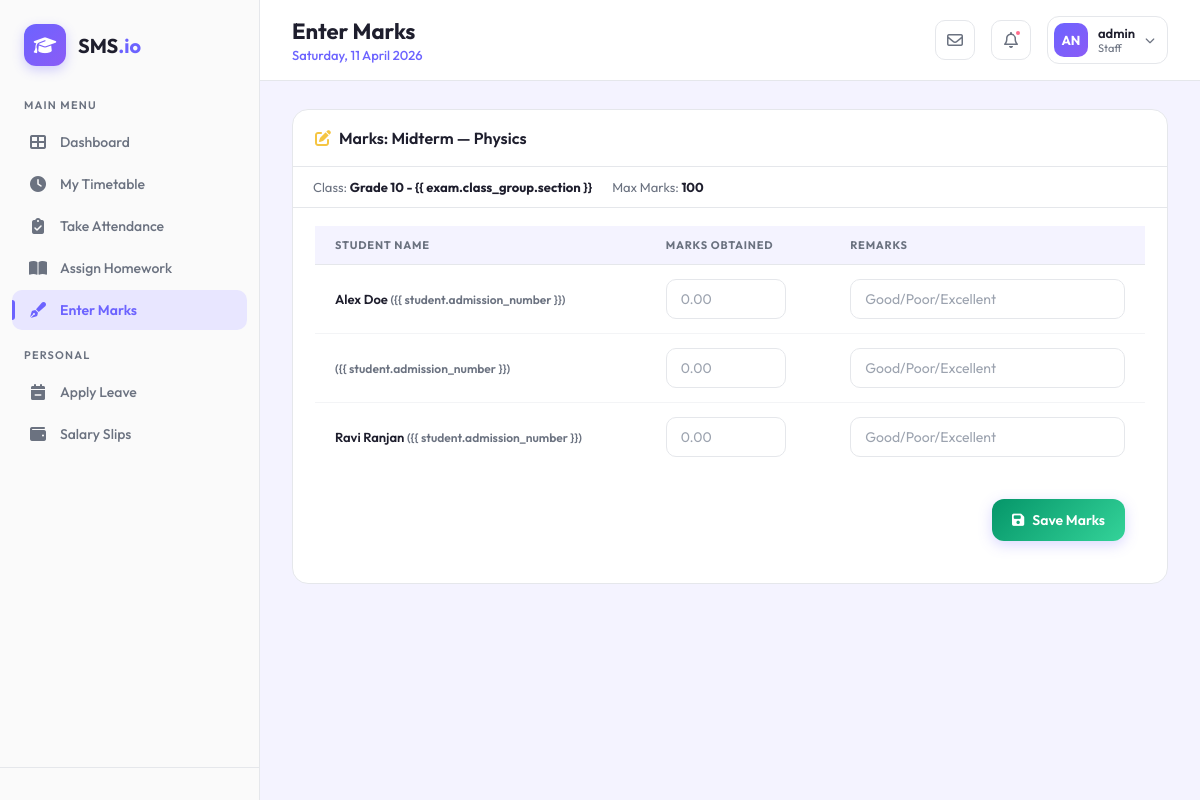
The page /staff/marks/2/ (signed in) on the database its author committed.
### core/models.py (models this page shows, shortened)
class User(AbstractUser):
    class Role(models.TextChoices):
        ADMIN = "ADMIN", "Admin"
        STUDENT = "STUDENT", "Student"
        PARENT = "PARENT", "Parent"
        TEACHER = "TEACHER", "Teacher"
        STAFF = "STAFF", "Staff"
        TRANSPORT_MANAGER = "TRANSPORT_MANAGER", "Transport Manager"
    base_role = Role.ADMIN
    role = models.CharField(max_length=50, choices=Role.choices)

### academics/models.py (models this page shows, shortened)
class Exam(models.Model):
    name = models.CharField(max_length=100)
    date = models.DateField()
    subject = models.ForeignKey(Subject, on_delete=models.CASCADE, related_name='exams')
    class_group = models.ForeignKey(Class, on_delete=models.CASCADE, related_name='exams')
    total_marks = models.PositiveIntegerField()

class Subject(models.Model):
    name = models.CharField(max_length=100)
    code = models.CharField(max_length=20, unique=True)
    classes = models.ManyToManyField(Class, related_name='subjects')
    teacher = models.ForeignKey('staff.Staff', on_delete=models.SET_NULL, null=True, blank=True, related_name='subjects_taught')

class Class(models.Model):
    name = models.CharField(max_length=50)
    section = models.CharField(max_length=5)
    teacher = models.ForeignKey('staff.Staff', on_delete=models.SET_NULL, null=True, blank=True, related_name='class_teacher')
    class Meta:
        unique_together = ('name', 'section')
        verbose_name_plural = "Classes"

### students/models.py (models this page shows, shortened)
class Student(models.Model):
    user = models.OneToOneField(settings.AUTH_USER_MODEL, on_delete=models.CASCADE, related_name='student_profile')
    admission_number = models.CharField(max_length=20, unique=True)
    date_of_birth = models.DateField()
    address = models.TextField()
    current_class = models.ForeignKey('academics.Class', on_delete=models.SET_NULL, null=True, blank=True)
    parents = models.ManyToManyField('students.Parent', related_name='all_children', blank=True)

### staff/views.py (the view, shortened to what this page needs)
# urls.py: path('marks/<int:exam_id>/', views.enter_marks, name='enter_marks'),
@login_required
def enter_marks(request, exam_id):
    exam = get_object_or_404(Exam, id=exam_id)
    students = Student.objects.filter(current_class=exam.class_group)
    existing_grades = Grade.objects.filter(exam=exam, student__in=students)
    grade_map = {grade.student.id: grade for grade in existing_grades}
    for student in students:
        student.current_grade = grade_map.get(student.id)
    return render(request, 'staff/enter_marks.html', {'exam': exam, 'students': students})

### staff/templates/staff/enter_marks.html (shortened to what this page needs)
{% extends 'dashboard_base.html' %}
{% block header_title %}Enter Marks{% endblock %}
{% block user_role %}Staff{% endblock %}
{% block sidebar_nav %}
<a href="{% url 'staff:dashboard' %}" class="nav-item">
    <i class="fas fa-th-large"></i> Dashboard
</a>
<a href="{% url 'staff:timetable' %}" class="nav-item">
    <i class="fas fa-clock"></i> My Timetable
</a>
<a href="{% url 'staff:select_attendance_class' %}" class="nav-item">
    <i class="fas fa-clipboard-check"></i> Take Attendance
</a>
<a href="{% url 'staff:assign_homework' %}" class="nav-item">
    <i class="fas fa-book-open"></i> Assign Homework
</a>
<a href="{% url 'staff:select_exam' %}" class="nav-item active">
    <i class="fas fa-pen-fancy"></i> Enter Marks
</a>
<div class="nav-label">Personal</div>
<a href="{% url 'staff:apply_leave' %}" class="nav-item">
    <i class="fas fa-calendar-minus"></i> Apply Leave
</a>
<a href="{% url 'staff:view_salary' %}" class="nav-item">
    <i class="fas fa-wallet"></i> Salary Slips
</a>
{% endblock %}
{% block dashboard_content %}
<div class="content-card animate-in">
    <div class="content-card-header">
        <h3><i class="fas fa-edit" style="color: var(--accent-yellow); margin-right: 8px;"></i>Marks: {{ exam.name }} —
            {{ exam.subject.name }}</h3>
    </div>
    <div
        style="padding: 12px 20px; border-bottom: 1px solid var(--border); display: flex; gap: 20px; font-size: 13px; color: var(--text-secondary);">
        <span>Class: <strong style="color: var(--text-primary);">{{ exam.class_group.name }} - {{
                exam.class_group.section }}</strong></span>
        <span>Max Marks: <strong style="color: var(--text-primary);">{{ exam.total_marks }}</strong></span>
    </div>
    <div class="content-card-body">
        <form method="post">
            <div style="overflow-x: auto;">
                <table class="data-table">
                    <thead>
                        <tr>
                            <th>Student Name</th>
                            <th>Marks Obtained</th>
                            <th>Remarks</th>
                        </tr>
                    </thead>
                    <tbody>
                        {% for student in students %}
                        <tr>
                            <td style="font-weight: 600;">
                                {{ student.user.first_name }} {{ student.user.last_name }}
                                <span style="color: var(--text-secondary); font-size: 12px;">({{
                                    student.admission_number }})</span>
                            </td>
                            <td>
                                <input type="number" step="0.01" max="{{ exam.total_marks }}"
                                    name="marks_{{ student.id }}"
                                    value="{{ student.current_grade.marks_obtained|default:'' }}" placeholder="0.00"
                                    class="form-input" style="max-width: 120px;">
                            </td>
                            <td>
                                <input type="text" name="remarks_{{ student.id }}" placeholder="Good/Poor/Excellent"
                                    value="{{ student.current_grade.remarks|default:'' }}" class="form-input">
                            </td>
                        </tr>
                        {% endfor %}
                    </tbody>
                </table>
            </div>
            <div style="display: flex; justify-content: flex-end; margin-top: 20px;">
                <button type="submit" class="sidebar-create-btn"
                    style="display: inline-flex; gap: 8px; background: linear-gradient(135deg, #059669, #34D399);">
                    <i class="fas fa-save"></i> Save Marks
                </button>
            </div>
        </form>
    </div>
</div>
{% endblock %}

### core/templates/dashboard_base.html (shortened to what this page needs)
<!DOCTYPE html>
<html lang="en">
<head>
    <link rel="stylesheet" href="https://cdnjs.cloudflare.com/ajax/libs/font-awesome/6.4.0/css/all.min.css">
</head>
<body>
    <div class="dashboard-wrapper">
        <aside class="sidebar" id="sidebar">
            <div class="sidebar-brand">
                <div class="logo-icon">
                    <i class="fas fa-graduation-cap"></i>
                </div>
                <div class="brand-text">SMS<span>.io</span></div>
            </div>
            <nav class="sidebar-nav">
                <div class="nav-label">Main Menu</div>
                {% block sidebar_nav %}{% endblock %}
            </nav>
            <div class="sidebar-footer">
            </div>
        </aside>
        <main class="main-content">
            <header class="top-header">
                <div style="display: flex; align-items: center; gap: 16px;">
                    <div class="header-left">
                        <h1>{% block header_title %}Dashboard{% endblock %}</h1>
                        <div class="header-date">{% now "l, d F Y" %}</div>
                    </div>
                </div>
                <div class="header-right">
                    <div class="header-icon-btn">
                        <i class="far fa-envelope"></i>
                    </div>
                    <div class="header-icon-btn">
                        <i class="far fa-bell"></i>
                        <span class="notif-dot"></span>
                    </div>
                    <div class="user-profile">
                        <div class="user-avatar">
                            {{ user.username|make_list|first|upper }}{{ user.username|make_list|last|upper }}
                        </div>
                        <div class="user-info">
                            <div class="user-name">{{ user.get_full_name|default:user.username }}</div>
                            <div class="user-role">{% block user_role %}User{% endblock %}</div>
                        </div>
                        <i class="fas fa-chevron-down" style="font-size: 10px; color: var(--text-secondary);"></i>
                    </div>
                </div>
            </header>
            <div class="page-content">
                {% block dashboard_content %}{% endblock %}
            </div>
        </main>
    </div>
</body>
</html>

### rows shown on the page
User: username|make_list "A", username|make_list "N", get_full_name "admin"
Exam: name "Midterm", subject.name "Physics", class_group.name "Grade 10", total_marks "100"
Student: user.first_name "Alex", user.last_name "Doe"
Student: user.first_name "Ravi", user.last_name "Ranjan"
